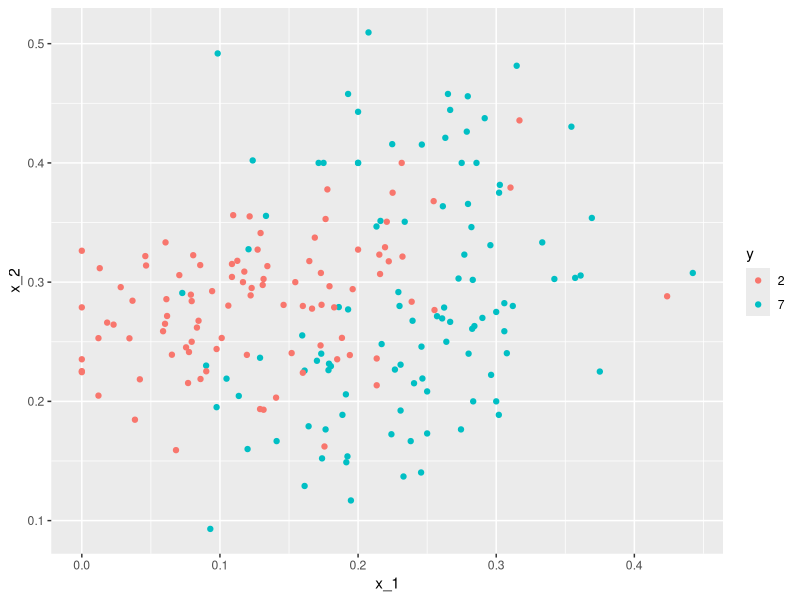

Write the R code that produced this figure.
# HarvardX: PH125.8x
# Data Science: Machine Learning
# R code from course videos

# Distance, Knn, Cross-validation, and Generative Models

## Nearest Neighbors

### Knn

library(tidyverse)
library(dslabs)
data("mnist_27")
mnist_27$test%>% ggplot(aes(x_1, x_2, color = y)) +  geom_point()

library(caret)
fit_glm <- glm(y ~ x_1 + x_2, data=mnist_27$train, family="binomial")
p_hat_logistic <- predict(fit_glm, mnist_27$test)
y_hat_logistic <- factor(ifelse(p_hat_logistic > 0.5, 7, 2))
confusionMatrix(data = y_hat_logistic, reference = mnist_27$test$y)$overall[1]

?knn3

knn_fit <- knn3(y ~ ., data = mnist_27$train)

x <- as.matrix(mnist_27$train[,2:3])
y <- mnist_27$train$y
knn_fit <- knn3(x, y)

knn_fit <- knn3(y ~ ., data = mnist_27$train, k = 5)

y_hat_knn <- predict(knn_fit, mnist_27$test, type = "class")
confusionMatrix(data = y_hat_knn, reference = mnist_27$test$y)$overall["Accuracy"]
